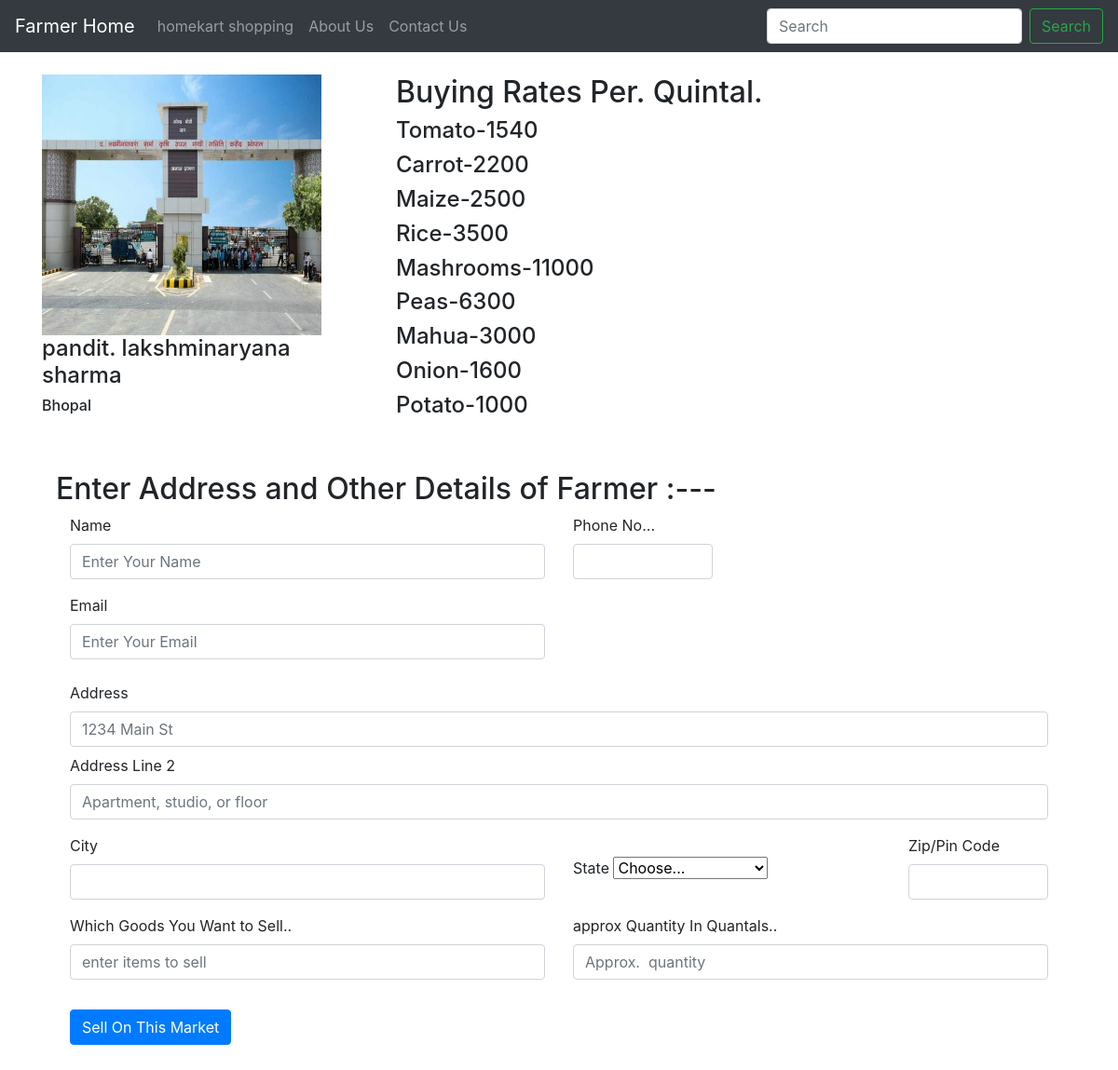
The app's page /farmer/products/1 with its own data.
### farmer/models.py (models this page shows, shortened)
class market(models.Model):
    market_id=models.AutoField(primary_key=True)
    market_name=models.CharField(max_length=100,default="")
    market_state=models.CharField(max_length=100,default="")
    market_city=models.CharField(max_length=100,default="")
    market_items=models.CharField(max_length=9000,default="")
    pub_date=models.DateField()
    image= models.ImageField(upload_to="farmer/images",default="")

### farmer/views.py (the view)
# urls.py: path("products/<int:id>",views.productView, name="ProductView"),
def productView(request,id):
    product=market.objects.filter(market_id=id)
    return render(request,'farmer/prodView.html',{'product':product[0], 'products': product[0].market_items.split(" ")})

### farmer/templates/farmer/prodView.html (shortened to what this page needs)
{% extends 'farmer/basic.html' %}
{% block body %}
<div class="container my-4">
  <div class="row">
    <div class="col-md-4">
      <img src="/media/{{product.image}}" height="280px" width="300px">
      <h4> {{product.market_name}} </h4>
      <h6> {{product.market_city}} </h6>
    </div>
    <div class="col-md-8">
      <h2>Buying Rates Per. Quintal.</h2>
      {% for p in products %}
      <h4>{{p}}</h4>
      {% endfor %}
    </div>
  </div>
  <div class="col my-5">
    <h2> Enter Address and Other Details of Farmer :--- </h2>
    <div class="container">
      <form class="row g-3" method="post" action="/farmer/success/">{% csrf_token %}
        <div class="form-group col-md-6">
          <label for="inputname" class="form-label">Name</label>
          <input type="text" class="form-control" id="name" name="name" placeholder="Enter Your Name">
        </div>
        <div class="form-group col-md-2">
          <label for="inputtel" class="form-label">Phone No...</label>
          <input type="tel" class="form-control" id="phone" name="phone">
        </div>
        <div class="form-group col-md-6">
          <label for="inputemail" class="form-label">Email</label>
          <input type="email" class="form-control" id="email" name="email" placeholder="Enter Your Email">
        </div>
        <div class="form-group col-12 my-2">
          <label for="inputAddress" class="form-label">Address</label>
          <input type="text" class="form-control" id="address1" name="address1" placeholder="1234 Main St">
        </div>
        <div class="form-group col-12">
          <label for="inputAddress2" class="form-label">Address Line 2</label>
          <input type="text" class="form-control" id="address2" name="address2"
            placeholder="Apartment, studio, or floor">
        </div>
        <div class="form-group col-md-6">
          <label for="inputCity" class="form-label">City</label>
          <input type="text" class="form-control" id="city" name="city">
        </div>
        <div class="form-group col-md-4 my-4">
          <label for="inputState" class="form-label">State</label>
          <select id="state" name="state" class="form-select">
            <option selected>Choose...</option>
          </select>
        </div>
        <div class="form-group col-md-2">
          <label for="inputZip" class="form-label">Zip/Pin Code</label>
          <input type="text" class="form-control" id="zip_code" name="zip_code">
        </div>
        <div class="form-group col-md-6">
          <label for="inputname" class="form-label">Which Goods You Want to Sell..</label>
          <input type="text" class="form-control" id="items" name="items" placeholder="enter items to sell">
        </div>
        <div class="form-group col-md-6">
          <label for="inputname" class="form-label">approx Quantity In Quantals..</label>
          <input type="text" class="form-control" id="qty" name="qty" placeholder="Approx.  quantity">
        </div>
        <div class="form-group col-12 my-3">
          <button type="submit" class="btn btn-primary">Sell On This Market</button>
        </div>
      </form>
    </div>
  </div>
</div>
{% endblock %}

### records on screen
market: image (picture), market_name "pandit. lakshminaryana sharma", market_city "Bhopal"

### other values on screen
{{ p }} "Tomato-1540" "Carrot-2200" "Maize-2500" "Rice-3500" "Mashrooms-11000" "Peas-6300" "Mahua-3000" "Onion-1600" "Potato-1000"
